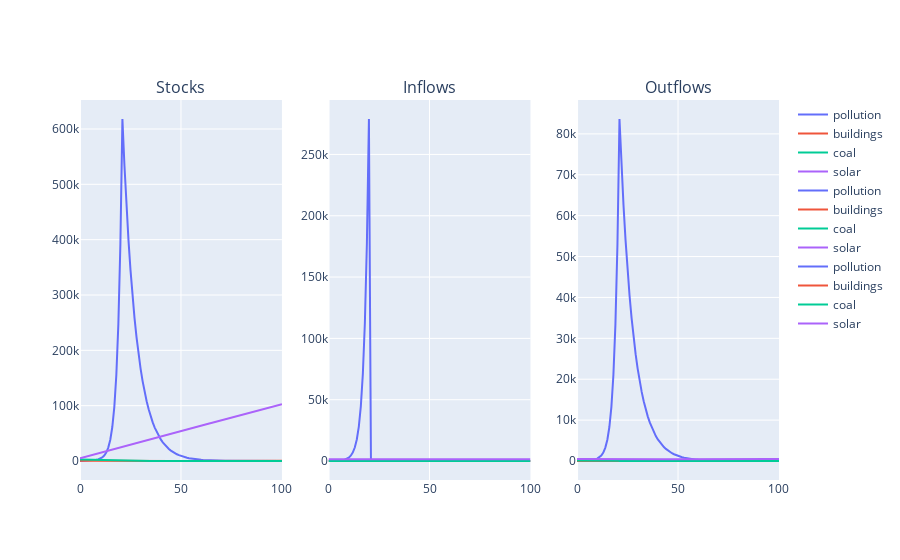

Write notebook code for a chart like this one.
### Code cell
a.pollution_lim = True
a.sensitivity = True
a.run_sim(time_steps=101)
fig2 = a.plot_sim()
fig2
